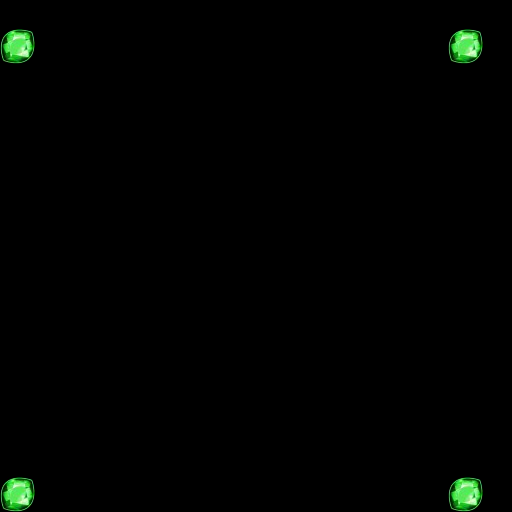

This is a level from a 2D game, rendered from its Tiled map with the project's own tilesets. A one-line summary and the map file follow, with tile-layer data summarised:
An orthogonal 8x8 tile map with 64x64 px tiles, 1 tile layer (Tile Layer 1), 2 tilesets.

<map version="1.0" orientation="orthogonal" width="8" height="8" tilewidth="64" tileheight="64">
 <tileset firstgid="1" name="Green" tilewidth="35" tileheight="35">
  <image source="Green.png" width="35" height="35" />
 </tileset>
 <tileset firstgid="2" name="Blue" tilewidth="35" tileheight="35">
  <image source="Blue.png" width="35" height="36" />
 </tileset>
 <layer name="Tile Layer 1" width="8" height="8">
  <data>[64 cells, 4 non-empty, 1 distinct tile ids]</data>
 </layer>
</map>
